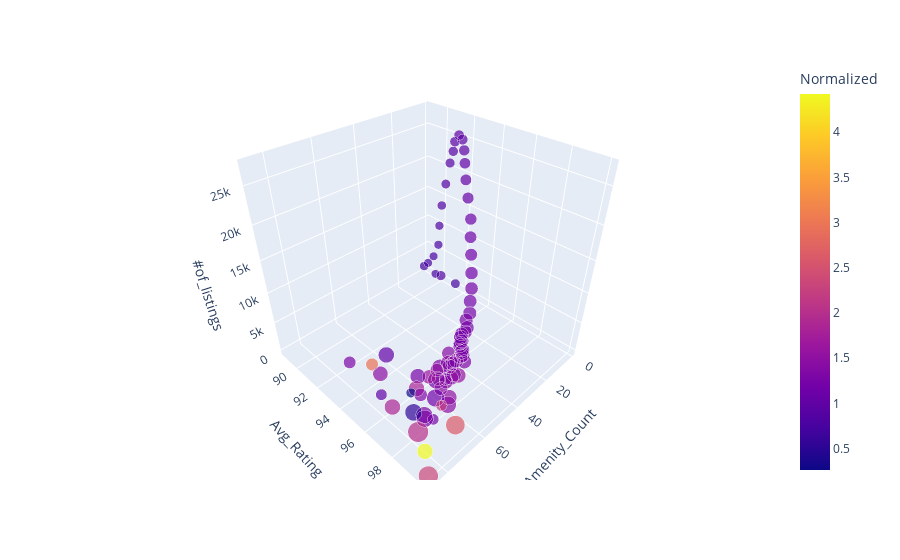

Notebook cell for this chart:
### Markdown cell above
Employing plotly we can view simultaneously:
    * Amenity Count
    * Average Rating of amenity count group
    * # of listings per amenity count group
    * price normalized by country average (color)
    * monthly avg # of reviews per listing in the amenity count group(size)

### Code cell
# using plotly to do a 3d scatter plot
fig = px.scatter_3d(df4, x='Amenity_Count', y='Avg_Rating', z='#of_listings', color ="Normalized", size='avg_monthly_review_per_listing')
fig.show()
